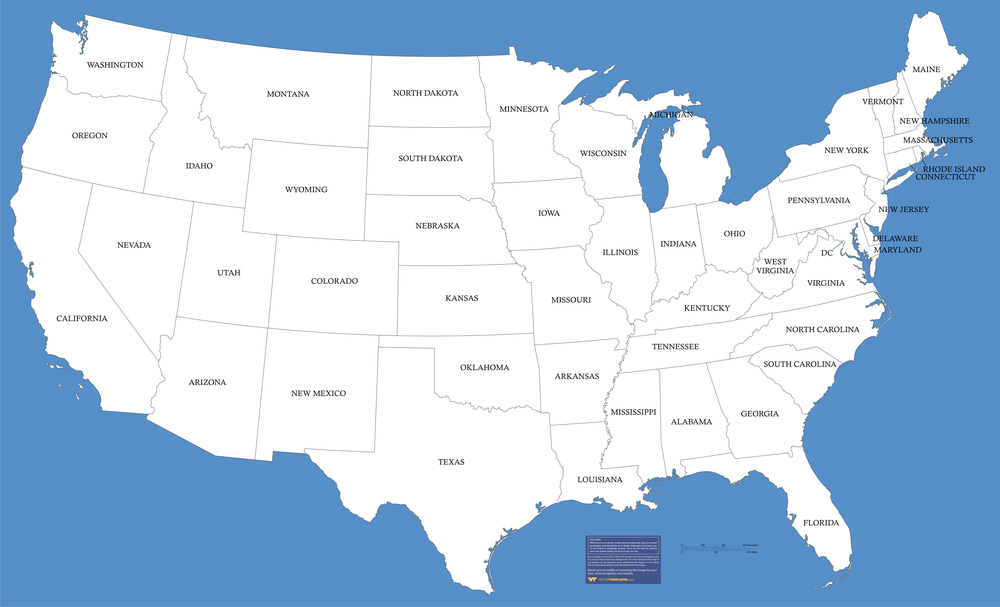
#> input picture 3party/pillow/images_comparison/background.png, 1000 x 607 px, shrunk from 4506 x 2736 before the run; the run also reads 3 pictures not shown here
$ python compare_images.py
#> lines starting #> are read from the running program, lines starting #| are printed output that depends on the picture
import PIL.Image
import PIL.ImageChops
import PIL.ImageStat


# [4 lines of commented-out code are left out]


def calculate_diff_index(image1, image2):
    diff = PIL.ImageChops.difference(image1, image2)

    stat = PIL.ImageStat.Stat(image1)
    max_pixel_values = [max_value for min_value, max_value in stat.extrema]
    stat = PIL.ImageStat.Stat(diff)
    diff_indices = [1.0 * value / max_value for value, max_value in zip(stat.median, max_pixel_values)]
    diff_index = float(sum(diff_indices)) / len(diff_indices)
    return diff_index


def compare_images(file1, file2):
#> called with file1 = 'background.png', file2 = 'background2.jpg'
    image1 = PIL.Image.open(file1)
#> image1 is the input picture: PIL image 1000x607 RGB; mean R, G, B 178.5, 202.6, 227.3
    image2 = PIL.Image.open(file2)
    diff_index = calculate_diff_index(image1, image2)
#> in calculate_diff_index, `diff = PIL.ImageChops.difference(image1, image2)`:
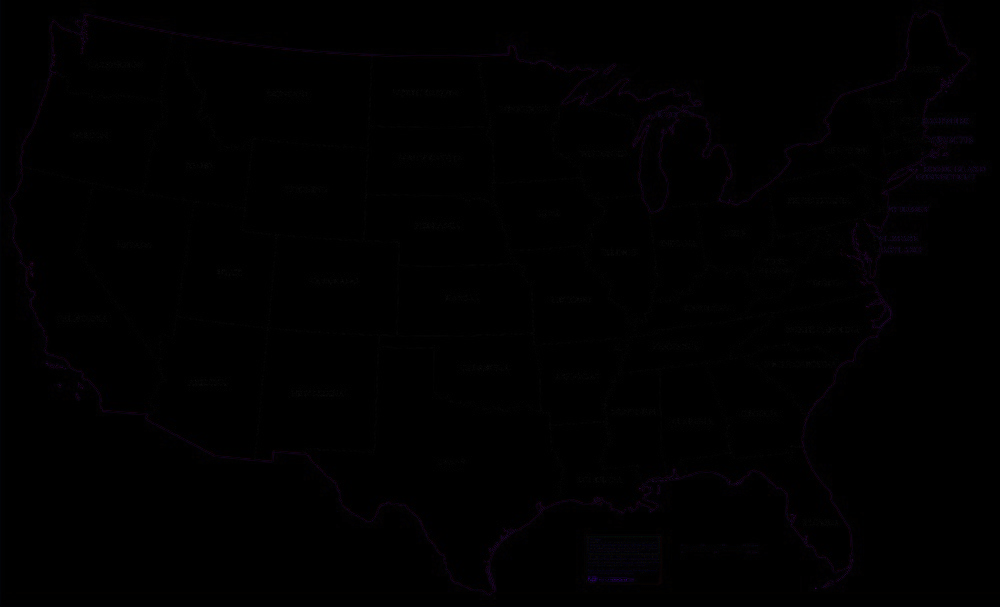
#> diff: PIL image 1000x607 RGB; mean R, G, B 0.7, 0.4, 0.8
#> in calculate_diff_index, `max_pixel_values = [max_value for min_value, max_value in stat.extrema]`: max_pixel_values = [255, 255, 255]
#> in calculate_diff_index, `diff_indices = [1.0 * value / max_value for value, max_value in zip(st..`: diff_indices = [0, 0, 0]
#> in calculate_diff_index, `diff_index = float(sum(diff_indices)) / len(diff_indices)`: diff_index = 0
#> diff_index = 0
    print('{}\n{}\nDiff index = {:.3}'.format(file1, file2, diff_index))
#| background.png
#| background2.jpg
#| Diff index = 0.0
    print('')

if __name__ == '__main__':
    compare_images('background.png', 'background2.jpg')
    compare_images('background.png', 'background3.jpg')
#| background.png
#| background3.jpg
#| Diff index = 0.00261
    compare_images('usa_map_640x480.gif', 'usa_map_copy_640x480.gif')
#> call 3 of compare_images, with file1 = 'usa_map_640x480.gif', file2 = 'usa_map_copy_640x480.gif'
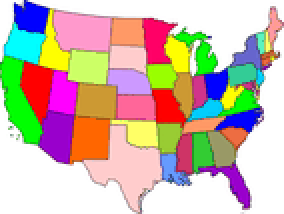
#> input picture 3party/pillow/images_comparison/usa_map_640x480.gif, 142 x 107 px, shrunk from 640 x 480 before the run (shown 2 times larger)
#> in compare_images, image1 is the input picture: PIL image 142x107 P; mean R, G, B 200.9, 181.9, 169.2
#> in calculate_diff_index (call 3), `diff = PIL.ImageChops.difference(image1, image2)`: diff: PIL image 142x107 P; every value is 0
#| usa_map_640x480.gif
#| usa_map_copy_640x480.gif
#| Diff index = 0.0
    compare_images('usa_map_640x480.gif', 'usa_map2_640x480.gif')
#> call 4 of compare_images, with file1 = 'usa_map_640x480.gif', file2 = 'usa_map2_640x480.gif'
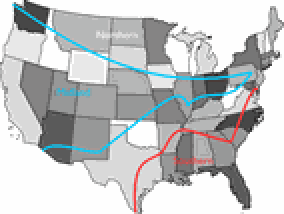
#> input picture 3party/pillow/images_comparison/usa_map2_640x480.gif, 142 x 107 px, shrunk from 640 x 480 before the run (shown 2 times larger)
#> in compare_images, image2 is the input picture: PIL image 142x107 P; mean R, G, B 196.3, 198.5, 199.4
#> in compare_images (call 4), `diff_index = calculate_diff_index(image1, image2)`: diff_index = 0.222
#| usa_map_640x480.gif
#| usa_map2_640x480.gif
#| Diff index = 0.222
